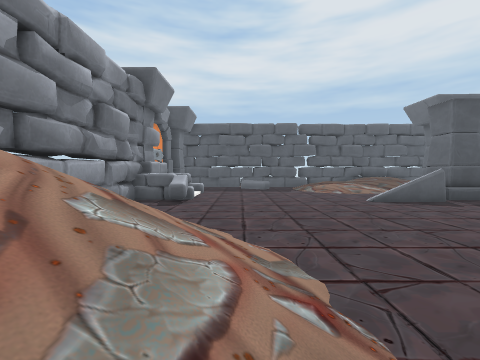
[1] (above)

19 first-person views from a walk through a scene from a Unity 3-D project. The camera is 1.5 m above the floor, tilts 2° down and sees 90° across. The floor is counted in squares, 2 m on a side. Each view is taken from the middle of a square. On the plan, view 1 faces up. The plan holds only what a view shows up to about 9 squares ahead; the rest is blank. The place goes on beyond the plan. The player is left out. Some surface patterns are stand-ins.

[2]
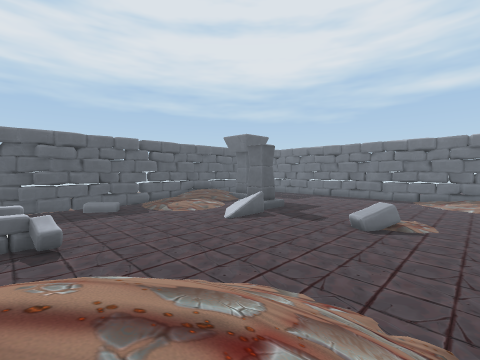

[3]
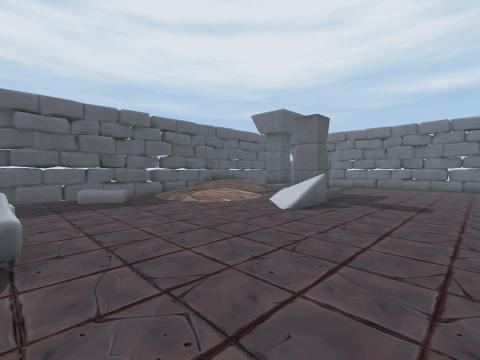

[4]
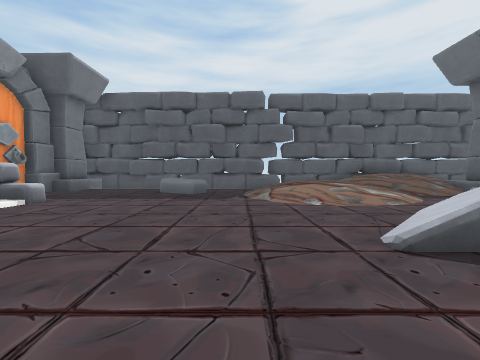

[5]
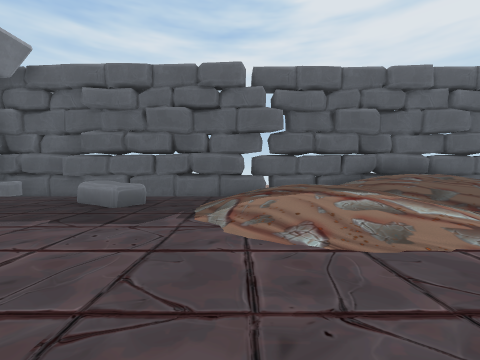

[6]
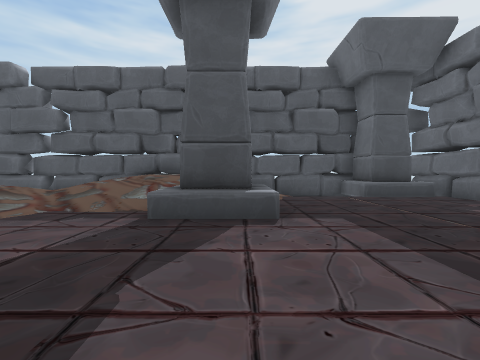

[7]
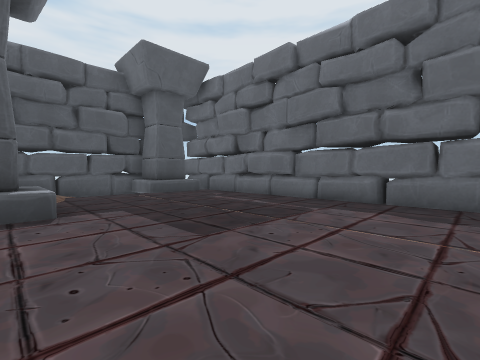

[8]
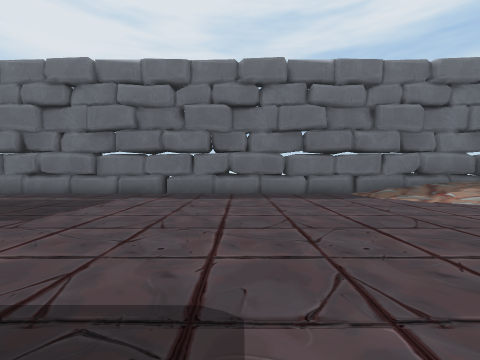

[9]
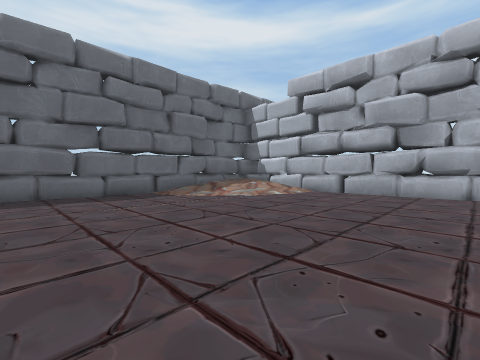

[10]
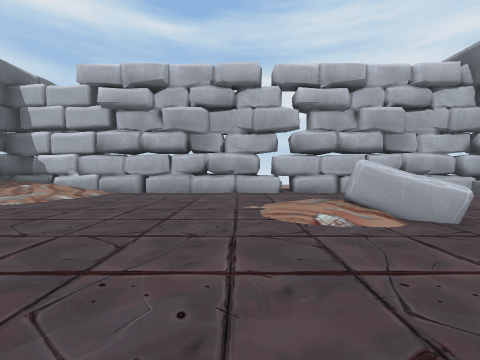

[11]
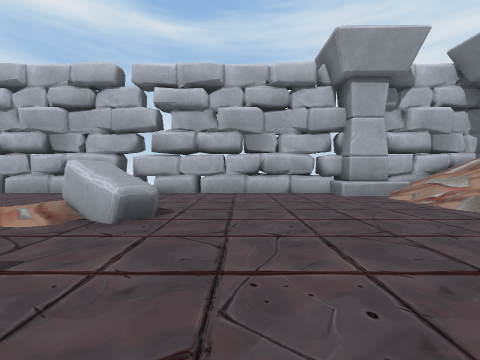

[12]
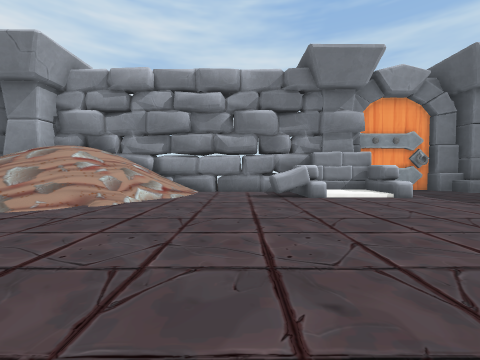

[13]
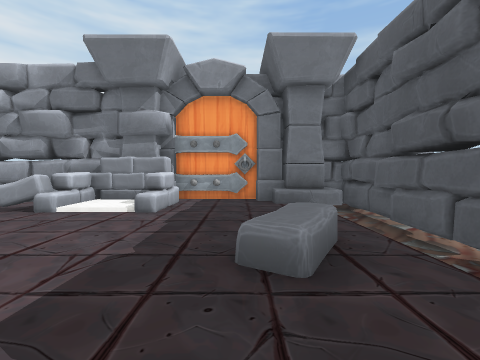

[14]
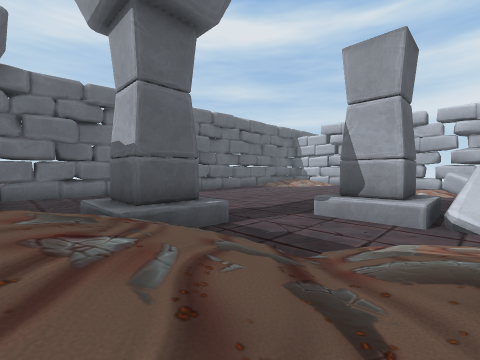

[15]
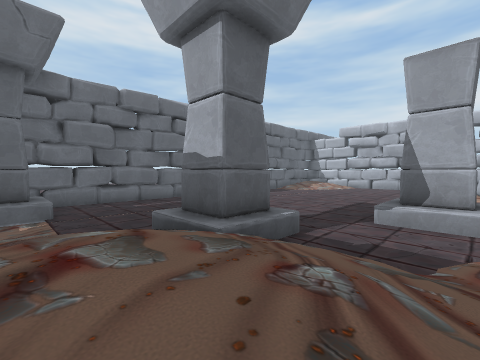

[16]
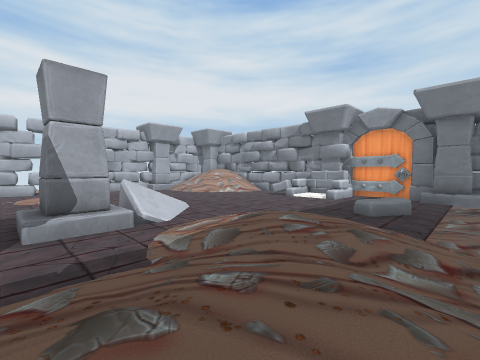

[17]
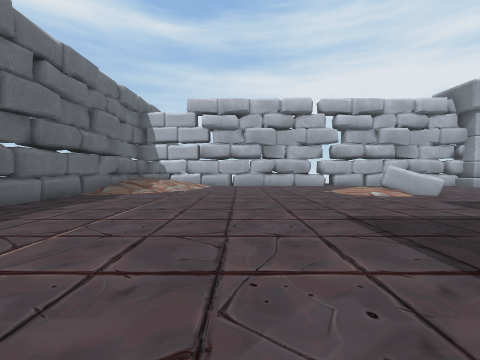

[18]
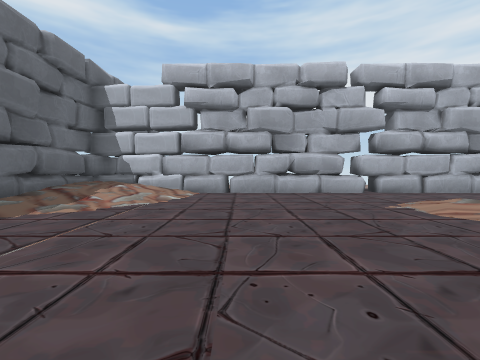

[19]
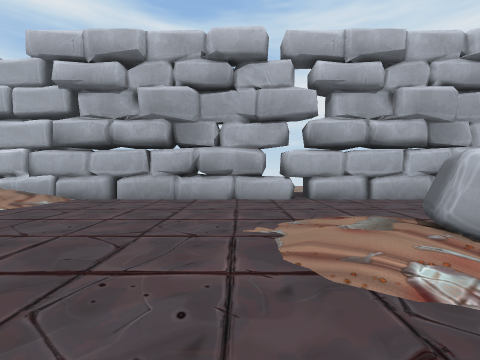

### Floor plan
Key: @ floor where view 1 was taken; # wall or solid block; . main floor; : floor 0.25 m higher than the main floor; + floor 0.75 m higher than the main floor; * floor 1.25 m higher than the main floor; / step, stairs or slope; = window, fence, low wall or low ledge; ^ raised ledge; O other object.
Columns run from 5 left of view 1 to 19 right of it. Each row starts with its distance up from view 1.
 18        #################
 17 #######  //////*/ / /#^##
 16  #.......//////// /..^^.#
 15 ^^...OO../////////......#
 14 #.....O..//+////##......#
 13 #......../////..##......#
 12 ###^.....////...........#
 11  #:/....................#
 10  #:/.......//##.........#
  9  ###......///^#.........#
  8  #.^......=/............#
  7  #......................#
  6  #......................#
  5  #//....................#
  4  =///...................#
  3  #////......OO/.........#
  2  #////.......//......//:#
  1  #////...............///#
  0  #///@..............///+#
 -1  ##//+#.............///##
 -2  #######################

Positions as (right, up) in squares from view 1, and headings:
1: (0, 0), facing up
2: (-3, 0), facing up-right
3: (-2, 4), facing up-right
4: (3, 6), facing up
5: (4, 9), facing up
6: (12, 9), facing up
7: (12, 8), facing up-right
8: (10, 7), facing right
9: (10, 7), facing down-right
10: (10, 7), facing down
11: (5, 7), facing down
12: (5, 7), facing left
13: (4, 14), facing left
14: (7, 16), facing down-right
15: (8, 17), facing down-right
16: (10, 17), facing down-left
17: (13, 11), facing down
18: (13, 7), facing down
19: (10, 5), facing down
